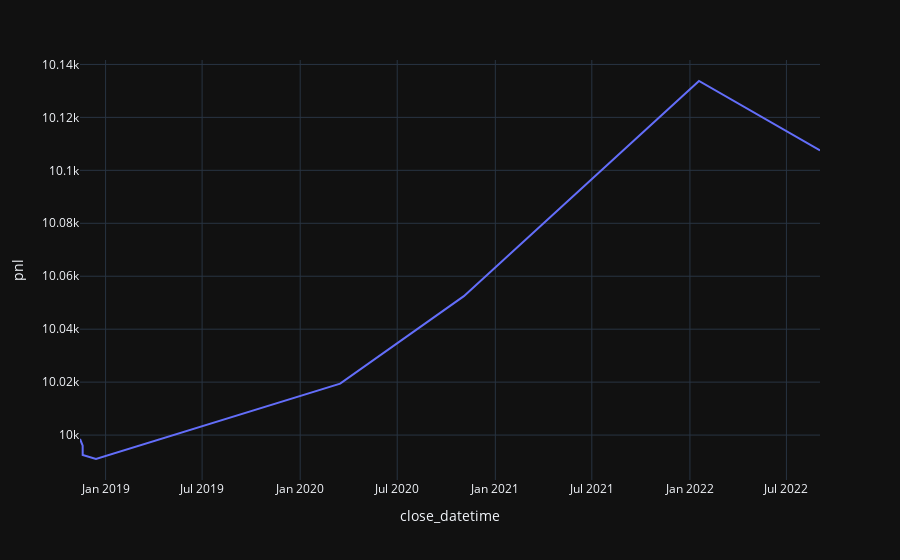

Write notebook code for a chart like this one.
### Code cell
px.line(result, x='close_datetime', y='pnl')

### Figure 1 — Plotly figure (JSON) as saved in the notebook; plotly's stock layout.template omitted (floating-point values rounded to 4 significant figures)
{"data": [{"hovertemplate": "close_datetime=%{x}<br>pnl=%{y}<extra></extra>", "legendgroup": "", "line": {"color": "#636efa", "dash": "solid"}, "marker": {"symbol": "circle"}, "mode": "lines", "name": "", "orientation": "v", "showlegend": false, "x": ["2018-11-14T00:00:00-05:00", "2018-11-19T00:00:00-05:00", "2018-11-19T00:00:00-05:00", "2018-12-14T00:00:00-05:00", "2020-03-16T00:00:00-04:00", "2020-11-03T00:00:00-05:00", "2022-01-18T00:00:00-05:00", "2022-09-02T00:00:00-04:00"], "xaxis": "x", "y": [9999.0, 9996.0, 9992.0, 9991.0, 10020.0, 10050.0, 10130.0, 10110.0], "yaxis": "y", "type": "scatter"}], "layout": {"xaxis": {"anchor": "y", "domain": [0.0, 1.0], "title": {"text": "close_datetime"}}, "yaxis": {"anchor": "x", "domain": [0.0, 1.0], "title": {"text": "pnl"}}, "legend": {"tracegroupgap": 0}, "margin": {"t": 60}}}
